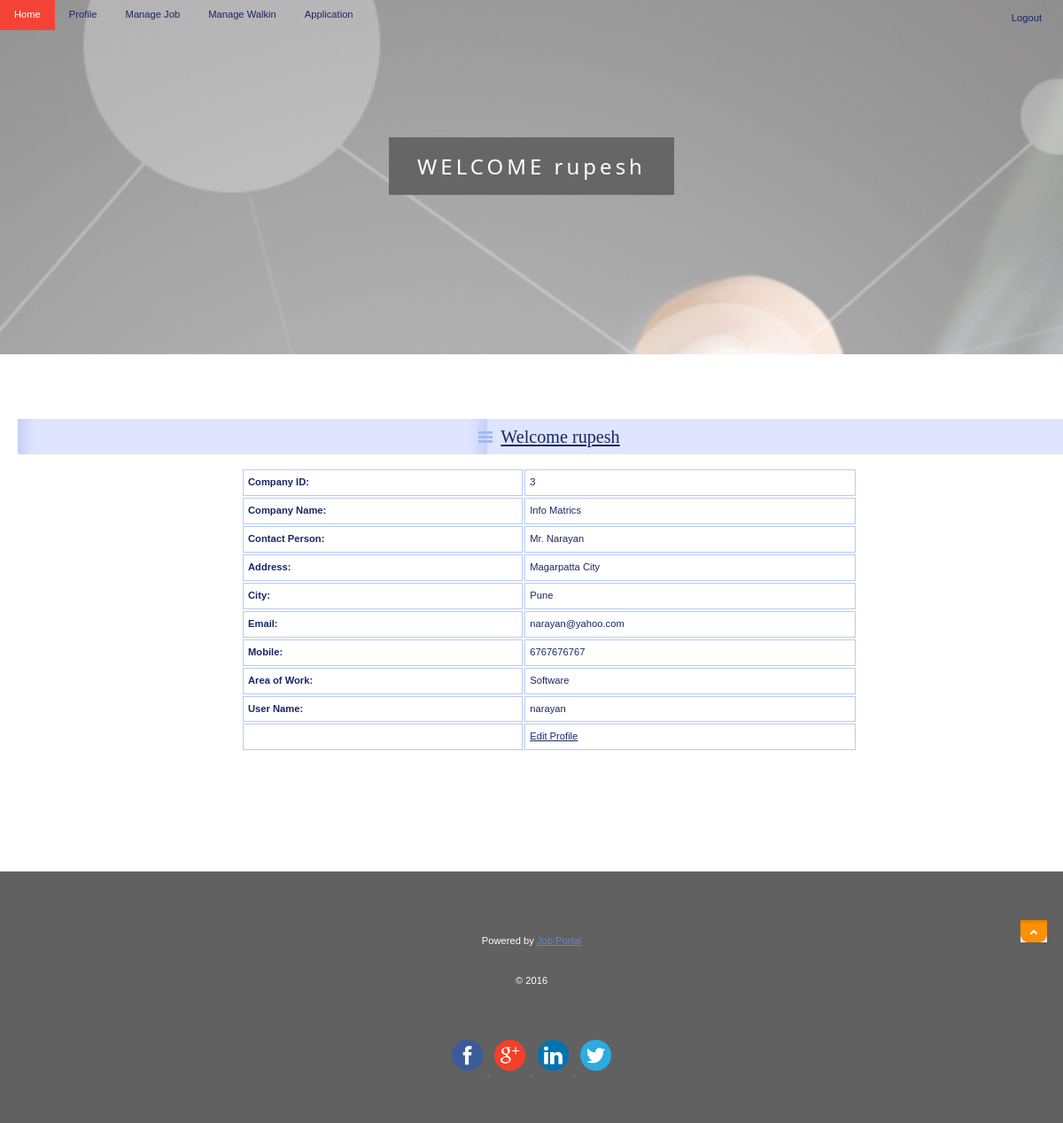
The page /Employer/Profile.php (signed in) on the database its author committed.
### tables this page shows
CREATE TABLE IF NOT EXISTS `employer_reg` (`EmployerId` int(11) NOT NULL AUTO_INCREMENT,
  `CompanyName` varchar(20) NOT NULL,
  `ContactPerson` varchar(20) NOT NULL,
  `Address` varchar(100) NOT NULL,
  `City` varchar(20) NOT NULL,
  `Email` varchar(40) NOT NULL,
  `Mobile` bigint(20) NOT NULL,
  `Area_Work` varchar(40) NOT NULL,
  `Status` varchar(10) NOT NULL,
  `UserName` varchar(20) NOT NULL,
  `Password` varchar(150) NOT NULL,
  `Question` varchar(100) NOT NULL,
  `Answer` varchar(50) NOT NULL,
  PRIMARY KEY (`EmployerId`)
);

### includes/MySQLFunc.php (called while the page is built, shortened)
<?php
	if (function_exists("mysqli_connect")) {
		function sqlquery($query) {
			global $sql_connection;
			return $sql_connection->query($query);
		}
		function sqlfetcharray($result){
			if($result){
				return mysqli_fetch_array($result);
			}
			else
			{	return Array();	}
		}
	}
?>

### Employer/Profile.php (the view, shortened to what this page needs)
<!DOCTYPE html>
<html lang="cs">
<head>
    <link rel="stylesheet" media="screen,projection" type="text/css" href="./css/main.css" />
    <link rel="stylesheet" media="print" type="text/css" href="./css/print.css" />
    <link rel="stylesheet" media="aural" type="text/css" href="./css/aural.css" />
</head>
<body id="www-url-cz">
<div id="main" class="box">
<?php
include "Header.php"
?>
<?php
include "menu.php"
?>
    <div id="page" class="box">
    <div id="page-in" class="box">
        <div id="strip" class="box noprint">
            <p id="breadcrumbs">&nbsp;</p>
        </div>
        <div id="content">
            <div class="article">
                <h2><span><a href="#">Welcome <?php echo $_SESSION['Name'];?></a></span></h2>
               <?php
$ID=$_SESSION['ID'];
include "../includes/MySQLFunc.php";
$sql = "select * from employer_reg where EmployerId ='".$ID."'  ";
$result = sqlquery($sql);
$row = sqlfetcharray($result)
?>
                <table width="100%" border="0" cellspacing="2" cellpadding="2">
                  <tr>
                    <td><strong>Company ID:</strong></td>
                    <td><?php echo $row['EmployerId'];?></td>
                  </tr>
                  <tr>
                    <td><strong>Company Name:</strong></td>
                    <td><?php echo $row['CompanyName'];?></td>
                  </tr>
                  <tr>
                    <td><strong>Contact Person:</strong></td>
                    <td><?php echo $row['ContactPerson'];?></td>
                  </tr>
                  <tr>
                    <td><strong>Address:</strong></td>
                    <td><?php echo $row['Address'];?></td>
                  </tr>
                  <tr>
                    <td><strong>City:</strong></td>
                    <td><?php echo $row['City'];?></td>
                  </tr>
                  <tr>
                    <td><strong>Email:</strong></td>
                    <td><?php echo $row['Email'];?></td>
                  </tr>
                  <tr>
                    <td><strong>Mobile:</strong></td>
                    <td><?php echo $row['Mobile'];?></td>
                  </tr>
                  <tr>
                    <td><strong>Area of Work:</strong></td>
                    <td><?php echo $row['Area_Work'];?></td>
                  </tr>
                  <tr>
                    <td><strong>User Name:</strong></td>
                    <td><?php echo $row['UserName'];?></td>
                  </tr>
                  <tr>
                    <td>&nbsp;</td>
                    <td><a href="EditProfile.php?EmployerId=<?php echo $row['EmployerId']; ?>">Edit Profile</a></td>
                  </tr>
                </table>
              <p>&nbsp;</p>
                <p class="btn-more box noprint">&nbsp;</p>
          </div>
        </div>
    </div>
    </div>
<?php
include "footer.php"
?>
</body>
</html>

### Employer/css/main.css (style rules this page uses)
* { min-height:1px; }
body { border:0; margin:0; padding:0; font:70%/160% "verdana",sans-serif; color:#192666; text-align:center; }
a { color:#192666; }
p { border:0; margin:15px 0; padding:0; line-height:30px; }
div { display:block; border:0; margin:0; padding:0; }
h1, h2, h3, h4, h5 { border:0; margin:15px 0 10px 0; padding:0; font-weight:bold; }
h2 { font-size:180%; line-height:100%; font-family:"georgia",serif; font-weight:normal; }
table { display:table; margin:15px 0; padding-left: 20%; padding-right: 20%;font-size:100%; }
tr { display:table-row; }
th, td { display: table-cell; border:1px solid #B7CAF6; margin:0; padding:5px; vertical-align:top; text-align:left; }
a, img, span { border:0; margin:0; padding:0; }
strong, .strong { font-weight:bold; }
.box { min-height:1px; _height:1px; }
.box:after { content:"."; display:block; line-height:0px; font-size:0px; visibility:hidden; clear:both; }
#main { width:100%; }
#page { width:100%; min-height:1px; _height:1px; }
#page-in { min-height:1px; padding:10px 0; _height:1px; }
#strip { position:relative; clear:both; padding:3px 20px 10px 20px; color:#6182D1; }
#strip p { margin:0; }
#strip #breadcrumbs { width:520px; margin:0; padding:0; }
#content { float:left; width:100%; margin:0; padding:0 0 0 20px; }
#content .article { clear:both; margin:0; padding:20px; }
#content .article h2 { margin:0 -20px; padding:10px; background:#DEE5FD url("../design/content_title_bg.gif") 0 0 repeat-y; color:#192666; }
#content .article h2 span { background:url("../design/ico_list.gif") 0 50% no-repeat; padding-left:25px; }
#content .article p { text-align:justify; }
#content .btn-more { margin:0 0 15px 0; padding:0; border:0; position:relative; }

### Employer/css/print.css (style rules this page uses)
body { border:0; margin:0; padding:0; font-size:12pt }
a { color:#000; text-decoration:none; }
h1, h2, h3 { page-break-after:avoid; page-break-inside:avoid; }
table { border-collapse: collapse; border-width:1px; border-style:solid; }
th, td { display:table-cell; border-width:1px; border-style:solid; }
.noprint { display:none; }

### Employer/css/aural.css (style rules this page uses)
body { voice-family:paul,male; volume:loud; speech-rate:slow; richness:90; stress:20; }
h1, h2, h3, h4, h5 { cue-before:url("ping.au"); }
p, table { pause:50ms; }
strong { pitch:medium; pitch-range:60; stress:90; richness:90; }

### rows shown on the page
employer_reg: EmployerId "3", CompanyName "Info Matrics", ContactPerson "Mr. Narayan", Address "Magarpatta City", City "Pune", Email "narayan@yahoo.com", Mobile "6767676767", Area_Work "Software", UserName "narayan"

### other values the page prints
$_SESSION['Name'] "rupesh"
